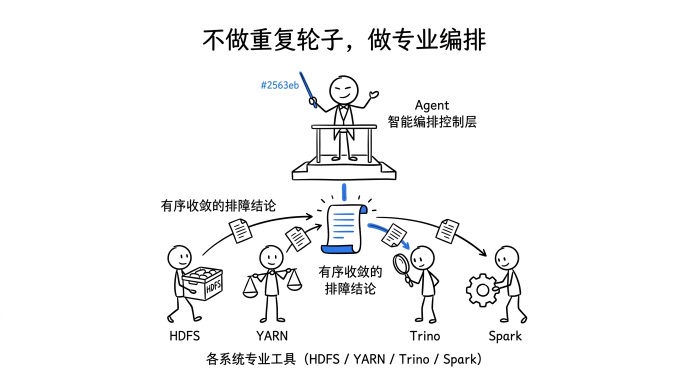
#> input picture examples/images/01-agent-orchestration.jpg, 1376 x 768 px (shown at 1/2 size)
$ python -i upload_to_wechat.py   (imports and definitions only)
#> lines starting #> are read from the running program, lines starting #| are printed output that depends on the picture
# -*- coding: utf-8 -*-
"""
WeChat Upload & Draft Engine (微信公众平台直连发布与素材上传引擎)
支持新建草稿 (draft/add)、覆盖更新 (draft/update)、图片批量上云与 2.35:1 封面智能安全裁切。
"""

import os
import re
import sys
import json
import argparse
import requests
from PIL import Image

def find_and_load_config():
    """多级路径智能嗅探 config.json"""
    script_dir = os.path.dirname(os.path.abspath(__file__))
    candidates = [
        os.path.join(script_dir, "..", "references", "config.json"),
        os.path.join(script_dir, "config.json"),
        os.path.join(os.getcwd(), "config.json"),
        os.path.join(os.getcwd(), "references", "config.json"),
    ]
    for c in candidates:
        if os.path.exists(c):
            try:
                with open(c, "r", encoding="utf-8") as f:
                    return json.load(f)
            except Exception:
                pass
    return {}

CFG = find_and_load_config()
DEFAULT_APPID = CFG.get("appid", "")
DEFAULT_APPSECRET = CFG.get("appsecret", "")
DEFAULT_AUTHOR = CFG.get("default_author", "奇点造物所")

# [94 lines left out: functions get_access_token, upload_news_img, upload_thumb_material, add_draft, update_draft, not called in this run]

def replace_image_src(content, source, cdn_url):
    pattern = rf'(src=["\']){re.escape(source)}(["\'])'
    return re.sub(pattern, lambda match: f'{match.group(1)}{cdn_url}{match.group(2)}', content)

def ensure_safe_crop_cover(cover_path):
    """微信封面 2.35:1 居中裁切安全防线（智能像素分析与防呆重构）"""
    if not os.path.exists(cover_path):
        return cover_path

    try:
        im = Image.open(cover_path).convert('RGB')
#> im is the input picture: PIL image 1376x768 RGB; mean R, G, B 244.6, 244.8, 245.1
        w, h = im.size
#> w = 1376; h = 768

        crop_h = int(w / 2.35)
#> crop_h = 585
        crop_y0 = (h - crop_h) // 2
#> crop_y0 = 91
        crop_y1 = crop_y0 + crop_h
#> crop_y1 = 676

        bg_color = im.getpixel((5, 5))
#> bg_color = (255, 255, 255)

        diff_threshold = 20
        non_bg_coords = []
        for y in range(h):
            for x in range(0, w, 4):
                px = im.getpixel((x, y))
                diff = sum(abs(px[i] - bg_color[i]) for i in range(3))
                if diff > diff_threshold:
                    non_bg_coords.append((x, y))
                    break
#> after the loop, non_bg_coords = 605 pairs, first value 324 to 996, second value 55 to 733

        if not non_bg_coords:
            return cover_path

        if cover_path.endswith("_safe_crop.jpg"):
            return cover_path

        ys = [c[1] for c in non_bg_coords]
#> ys = 605 values from 55 to 733
        y_min, y_max = min(ys), max(ys)
#> y_min = 55; y_max = 733

        min_top_margin = int(crop_h * 0.03)
#> min_top_margin = 17
        min_bottom_margin = int(crop_h * 0.02)
#> min_bottom_margin = 11
        safe_top = crop_y0 + min_top_margin
#> safe_top = 108
        safe_bottom = crop_y1 - min_bottom_margin
#> safe_bottom = 665

        if y_min < safe_top or y_max > safe_bottom:
            print(f"⚠️ 封面安全视窗预警: 内容范围 y=[{y_min}, {y_max}]，微信 2.35:1 裁切线位于 y=[{crop_y0}, {crop_y1}]")
#| ⚠️ 封面安全视窗预警: 内容范围 y=[55, 733]，微信 2.35:1 裁切线位于 y=[91, 676]
            print(f"   -> 正在自动重构居中安全视窗（防切字防呆自动处理）...")

            all_xs = []
            for y in range(y_min, y_max + 1):
                for x in range(0, w, 2):
                    px = im.getpixel((x, y))
                    if sum(abs(px[i] - bg_color[i]) for i in range(3)) > diff_threshold:
                        all_xs.append(x)
#> after the loop, all_xs = 30881 items

            x_min = min(all_xs) if all_xs else 0
#> x_min = 322
            x_max = max(all_xs) if all_xs else w
#> x_max = 1054

            content = im.crop((x_min, y_min, x_max, y_max))
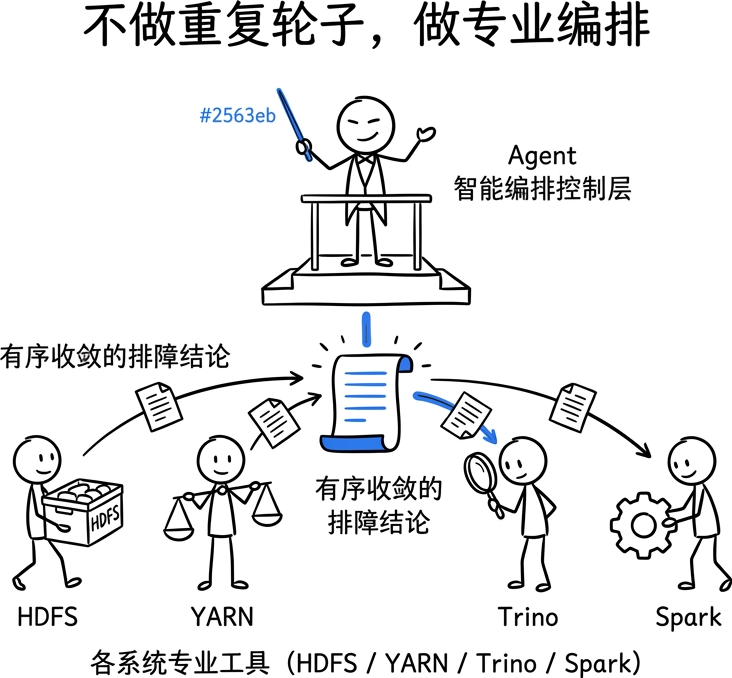
#> content: PIL image 732x678 RGB; mean R, G, B 232.9, 233.3, 233.9
            safe_h = crop_h - min_top_margin - min_bottom_margin
#> safe_h = 557
            scale = min(safe_h / (y_max - y_min), (w - 60) / (x_max - x_min), 1.0)
#> scale = 0.822
            new_w = int((x_max - x_min) * scale)
#> new_w = 601
            new_h = int((y_max - y_min) * scale)
#> new_h = 557
            content_resized = content.resize((new_w, new_h), Image.Resampling.LANCZOS)
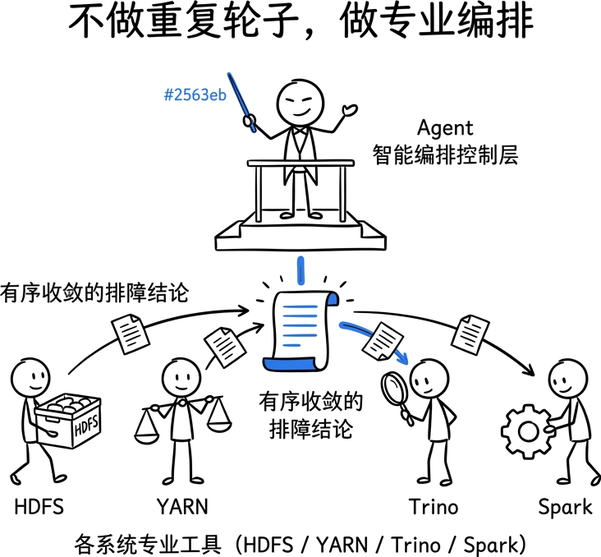
#> content_resized: PIL image 601x557 RGB; mean R, G, B 232.8, 233.2, 233.8

            new_img = Image.new('RGB', (w, h), bg_color)
#> new_img: PIL image 1376x768 RGB; every value is 255
            paste_x = (w - new_w) // 2
#> paste_x = 387
            paste_y = crop_y0 + min_top_margin + (safe_h - new_h) // 2
#> paste_y = 108
            new_img.paste(content_resized, (paste_x, paste_y))
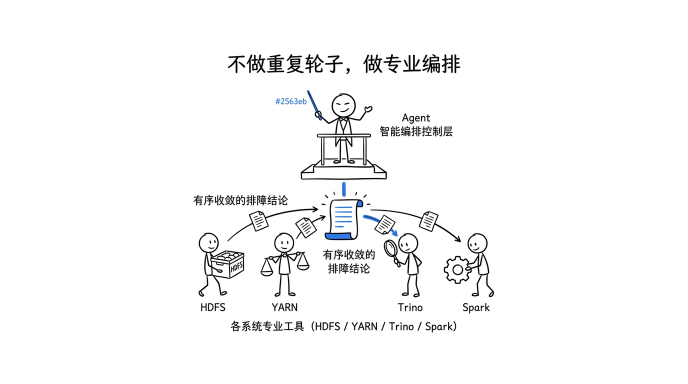
#> new_img: PIL image 1376x768 RGB (shown at 1/2 size); mean R, G, B 248, 248.1, 248.3

            safe_cover_path = os.path.splitext(cover_path)[0] + "_safe_crop.jpg"
            new_img.save(safe_cover_path, quality=95)
            print(f"✓ 已生成防切字安全封面: {os.path.basename(safe_cover_path)} (大标题与主体已锁定于 2.35:1 居中安全视窗)")
            return safe_cover_path
    except Exception as e:
        print(f"安全视窗检测略过: {e}")

    return cover_path

# [98 lines left out: function main, not called in this run]

# [2 lines not run here, left out]

>>> result = ensure_safe_crop_cover('../../examples/images/01-agent-orchestration.jpg')

$ run again, on examples/images/03-evidence-chain.jpg
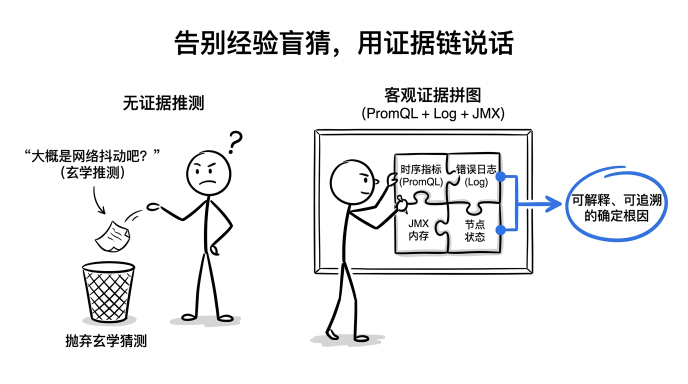
#> input picture examples/images/03-evidence-chain.jpg, 1376 x 768 px (shown at 1/2 size)
#> in ensure_safe_crop_cover, im is the input picture: PIL image 1376x768 RGB; mean R, G, B 238, 238.4, 239
#> bg_color = (255, 255, 255)
#> after the loop in ensure_safe_crop_cover, `for y in range(h):`: non_bg_coords = 563 pairs, first value 52 to 904, second value 60 to 694
#> ys = 563 values from 60 to 694
#> y_min = 60; y_max = 694
#| ⚠️ 封面安全视窗预警: 内容范围 y=[60, 694]，微信 2.35:1 裁切线位于 y=[91, 676]
#> after the loop in ensure_safe_crop_cover, `for y in range(y_min, y_max + 1):`: all_xs = 52245 items
#> x_min = 50
#> x_max = 1336
#> scale = 0.879
#> new_w = 1129
#> new_h = 557
#> in ensure_safe_crop_cover, `content_resized = content.resize((new_w, new_h), Image.Resampling.LANC..`:
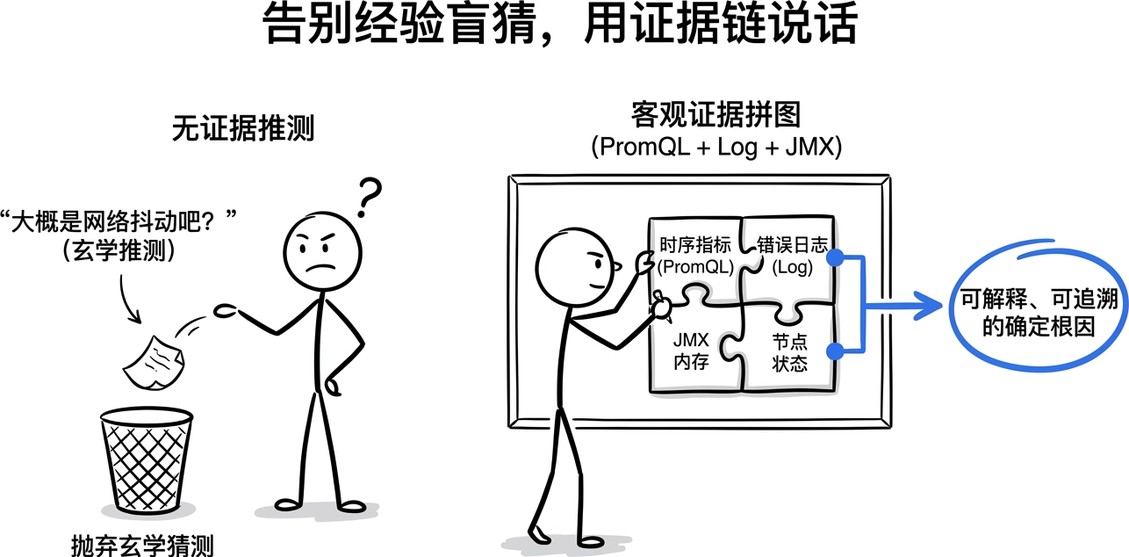
#> content_resized: PIL image 1129x557 RGB; mean R, G, B 232.9, 233.4, 234.3
#> paste_x = 123
#> paste_y = 108
#> in ensure_safe_crop_cover, `new_img.paste(content_resized, (paste_x, paste_y))`:
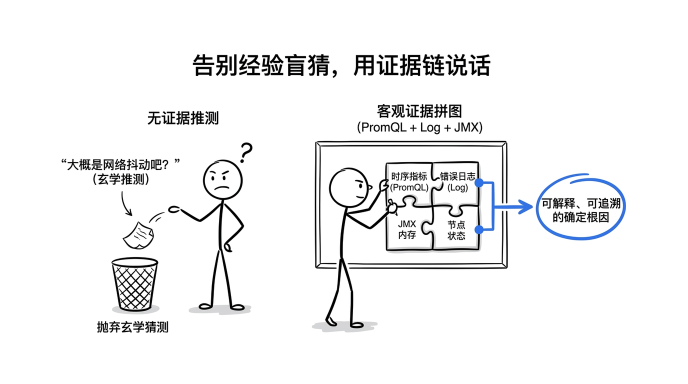
#> new_img: PIL image 1376x768 RGB (shown at 1/2 size); mean R, G, B 241.8, 242.2, 242.7

$ run again, on examples/images/05-systematic-governance.jpg
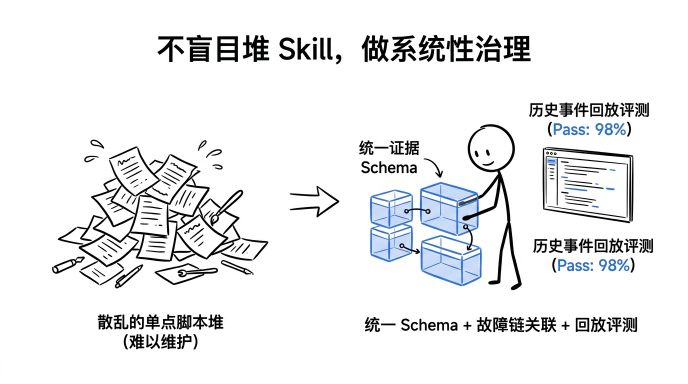
#> input picture examples/images/05-systematic-governance.jpg, 1376 x 768 px (shown at 1/2 size)
#> in ensure_safe_crop_cover, im is the input picture: PIL image 1376x768 RGB; mean R, G, B 235.9, 236.8, 238.1
#> bg_color = (255, 255, 255)
#> after the loop in ensure_safe_crop_cover, `for y in range(h):`: non_bg_coords = 497 pairs, first value 104 to 1216, second value 69 to 698
#> ys = 497 values from 69 to 698
#> y_min = 69; y_max = 698
#| ⚠️ 封面安全视窗预警: 内容范围 y=[69, 698]，微信 2.35:1 裁切线位于 y=[91, 676]
#> after the loop in ensure_safe_crop_cover, `for y in range(y_min, y_max + 1):`: all_xs = 59684 items
#> x_min = 104
#> x_max = 1306
#> scale = 0.886
#> new_w = 1064
#> new_h = 557
#> in ensure_safe_crop_cover, `content_resized = content.resize((new_w, new_h), Image.Resampling.LANC..`:
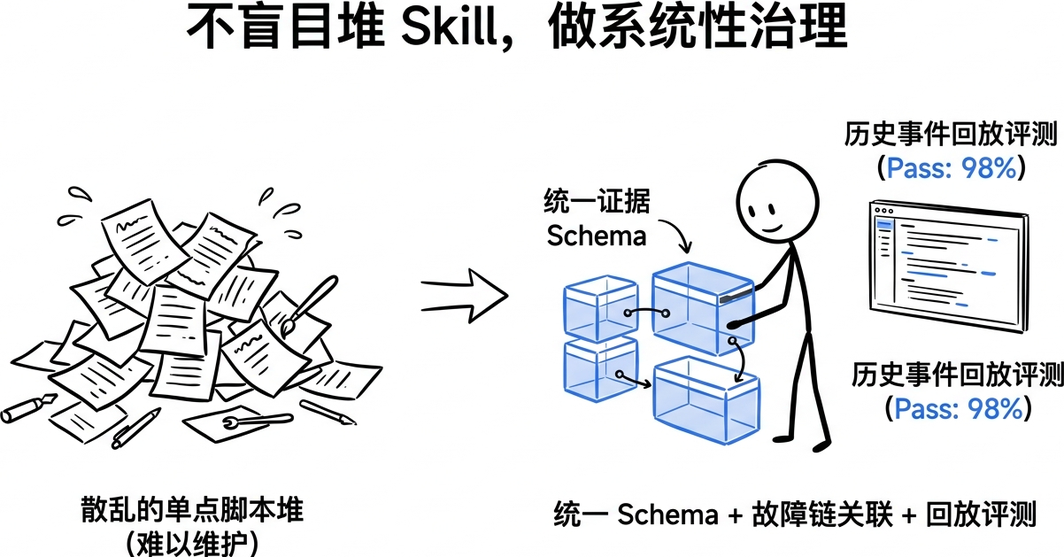
#> content_resized: PIL image 1064x557 RGB; mean R, G, B 228.3, 229.6, 231.3
#> paste_x = 156
#> paste_y = 108
#> in ensure_safe_crop_cover, `new_img.paste(content_resized, (paste_x, paste_y))`:
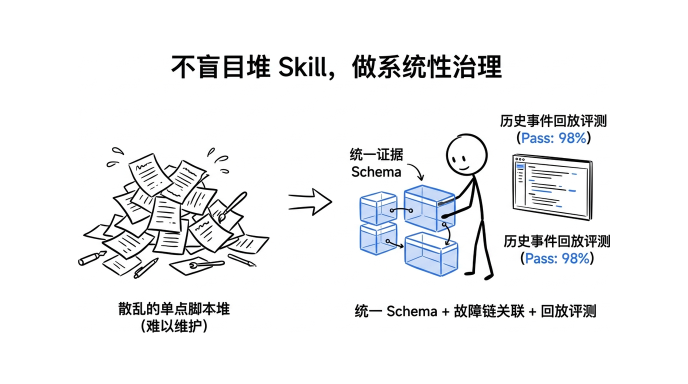
#> new_img: PIL image 1376x768 RGB (shown at 1/2 size); mean R, G, B 240, 240.7, 241.7
